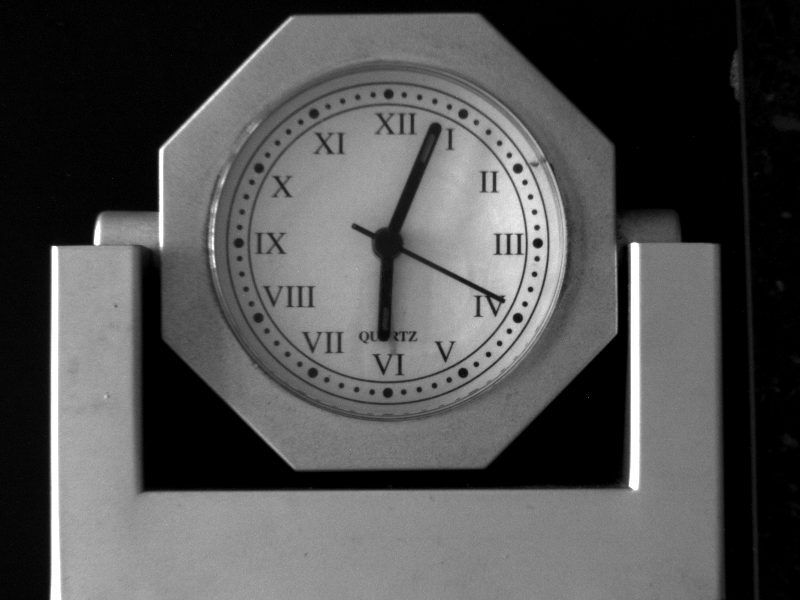
%> input picture Funciones/Clock_Images/Imagen00200.BMP, 800 x 600 px; its folder holds only this picture in this run
$ octave --eval "result = mainNoUI;"   (GNU Octave 9; MATLAB toolbox functions it lacks are replaced by stand-ins)
%> lines starting %> are read from the running program, lines starting %| are printed output that depends on the picture; in (x1, y1, x2, y2) boxes, pixels count from 0 and x2, y2 are one past the last pixel; in counts of white or black regions, pixels touching at a corner belong together; the program's own positions count from 1
### Funciones/Threshold.m
function [imagenBW2] = Threshold(imagen)

% Binarizar imagen

% Salidas:
%   imagenBW2      =  imagen en escala de grises

% Entradas:
%   imagen       =   imagenes campturadas

% Se realiza una binarización automática mediante el algoritmo Otsu
level = graythresh(imagen);
% level = 0.2;
imagenBW = im2bw(imagen, level);
imagenBWnot = not(imagenBW);
imagenBW2 = imfill(imagenBWnot,4,'holes');
end

### Funciones/Filtrador.m
function [imagenFil] = Filtrador(imagen)

% Objetivo: Eliminar segundero por erosionado
% Salidas:
%   imagenFil = imagen filtrada
% Entradas:
%   imagen    = imagen en escala de grises
%Diego Aguilar (C) 2018

%  Define el elemento estructurante
seSQ = strel('diamond',1);

% Aplica erosiones sucesivas, 3 en total
imagenFil = imerode(imagen , seSQ);
imagenFil = imerode(imagenFil , seSQ);
imagenFil = imerode(imagenFil , seSQ);

end

### Funciones/limpiador2.m
function [ImOut] = limpiador2(Imagen,Puntos,filas,columnas)
    %%Funcion que rellena con negro los puntos no necesarios

    %% @2018 Steve Mena Navarro
    % Extrae el tamano de la imagen, m es fila, n es columna
    %%Crea una imagen de m filas por n columnas donde m y n es el tama駉
    % de la imagen original
    ImOut = zeros(filas,columnas);
    %% Extra los puntos del centroide
    x = Puntos(1,1);
    y = Puntos(1,2);
    %% Calcula los offset de los puntos
        %C es el offset que quita el centro de la imagen
        %El cx es igual al cy porque el centro es un punto
    cx = 0;
    cy = 0;
        %D es el offset que quita el borde externo de la imagen
    dx = 50;
    dy = 200;
    for i=1:filas
        py = abs(i-y);
        for j=1:columnas
            px = abs(j-x);
            if((px < dx && py < dy)&&(px >cx || py > cy));
                ImOut(i,j) = Imagen(i,j);
            end
        end
    end
end

### Funciones/Referencia.m
function [Ref] = Referencia(imagen)

% Se obtiene el punto de referencia
% Salidas:
%   Ref      = Referencia

%          Ref =   [ x   y ]

% Entradas:
%   Imagen       = Imagen filtrada

%Diego Aguilar
L = bwlabel(imagen);
stats = regionprops('table',L,'Area','Centroid');
%Convierte a matriz
S = table2array(stats);
Region = [];
center = [];

% Filtra las regiones con areas muy grandes
for i=1:length(S(:,1))
    if (S(i,1) < 200) && (S(i,1)>9);
        Region = [S(i,:);Region];
    end
end
% imshow(imagen)
%%Se obtiene punto maximo y minimo
[MaxValue, RegionYmax] = max(Region(:,3));
[MinValue, RegionYmin] = min(Region(:,3));
RegionActual = [(Region(RegionYmax,:)); (Region(RegionYmin,:))];

%Visualizar puntos maximos y minimos
for i=1:length(RegionActual(:,1));
    center = [RegionActual(i,2),RegionActual(i,3)];
%     viscircles(center, 15);
end

%Calculo de Referencia
Ref(1,1) = (RegionActual(1,2)+RegionActual(2,2))/2;
Ref(1,2) = (RegionActual(1,3)-RegionActual(2,3))/2 + RegionActual(2,3);

%Visualizar Referencia
% viscircles(Ref, 15);

end

### Funciones/limpiador.m
function [ImOut] = limpiador(Imagen,Puntos,filas,columnas)
    %%Funcion que rellena con negro los puntos no necesarios

    %% @2018 Steve Mena Navarro
    % Extrae el tamano de la imagen, m es fila, n es columna
    %%Crea una imagen de m filas por n columnas donde m y n es el tama駉
    % de la imagen original
    ImOut = zeros(filas,columnas);
    %% Extra los puntos del centroide
    x = Puntos(1,1);
    y = Puntos(1,2);
    %% Calcula los offset de los puntos
        %C es el offset que quita el centro de la imagen
        %El cx es igual al cy porque el centro es un punto
    cx = 19;
    cy = 17;
        %D es el offset que quita el borde externo de la imagen
    dx = 50;
    dy = 143;
    for i=1:filas
        py = abs(i-y);
        for j=1:columnas
            px = abs(j-x);
            if((px < dx && py < dy)&&(px >cx || py > cy));
                ImOut(i,j) = Imagen(i,j);
            end
        end
    end
end

### Funciones/angulo2.m
function [hora, minutos] = angulo2(imagen,Ref)

% Objetivo: obtiene los minutos y horas de la imagen

% Salidas:
%   hora
%   minutos

% Entradas:
%   imagen      =  imagen filtrada
%   Ref         =  centro del reloj

    %%Genera la matriz de angulos, tomando la vertical como el cero
    t= (0:1:359);
    Theta = t*pi/180;
    %Inicia la matriz de posiciones
    AnguloPos=[0 0];
    %Valor del radio
    R_min = 102;
    R_hor = 70;
    %inicia valor anterior
    contador = 1;
    Valor_1 = 0;
    for t=(0:359);
        %%Coordenada en y
        i = round(Ref(2)-R_min*cos(Theta(t+1)));
        %%Coordenada en x
        j = round(Ref(1)+R_min*sin(Theta(t+1)));
        %%Obtener el valor de la matriz
        Valor = imagen(i,j);
        %%Obtener los grados de la minutera
        if(Valor~=Valor_1)
            AnguloPos(contador)=t;
            contador = contador +1;
        end
        Valor_1 = Valor;
    end
    minutera = (AnguloPos(1)+AnguloPos(2))/2;
    %%-------------------------------------%%
    %%Obtiene el angulo de la horaria
    AnguloPos = [];
    contador = 1;
    Valor_1 = 0;
    for t=(0:359);
        %%Coordenada en y
        i = round(Ref(2)-R_hor*cos(Theta(t+1)));
        %%Coordenada en x
        j = round(Ref(1)+R_hor*sin(Theta(t+1)));
        %%Obtener el valor de la matriz
        Valor = imagen(i,j);
        %%Obtener los grados de la minutera
        if(Valor~=Valor_1)
            AnguloPos(contador)=t;
            contador = contador +1;
        end
        Valor_1=Valor;
    end
    horaria = (AnguloPos(1)+AnguloPos(2))/2;
    if(contador ~= 3)
        if(minutera-5<horaria) && (horaria<minutera+5)
            horaria = (AnguloPos(3)+AnguloPos(4))/2;
        end
    end
    minutos = minutera*60/360;
    hora = horaria*12/360;
end

### Funciones/mainNoUI.m
%% Proyecto Final "Lectura de un reloj analógico"
% Grupo 9


% MAIN SIN PARTE VISUAL


% Diego Aguilar Valverde
% Diego Leiva Solera
% Steve Mena Navarro
%%

function [Ref] = mainNoUI()

clc
fprintf('PROYECTO FINAL: LECTURA DE UN RELOJ ANALÓGICO\n');

directorio = 'Clock_Images';
d = dir(sprintf('%s\\*.BMP',directorio));
v = 1;


while v ~= 0

if isdir(directorio)
    fn = {d.name};
    [s,v] = listdlg('PromptString','Seleccione una imagen:',...
                    'SelectionMode','single',...
                    'ListString',fn);
%> the answer given: 1
    if v == 0;
        msgbox('No seleccionó una imagen. El programa termina.','Aviso');

    else
        imagen = imread(sprintf('%s\\%s',directorio,d(s).name));
%> imagen is the input picture: size 600x800 uint8; min 0, max 255, mean 80.5


        imagenBW = Threshold(imagen);
%> in Threshold, `level = graythresh(imagen);`: level = 0.275
%> in Threshold, `imagenBW = im2bw(imagen, level);`:
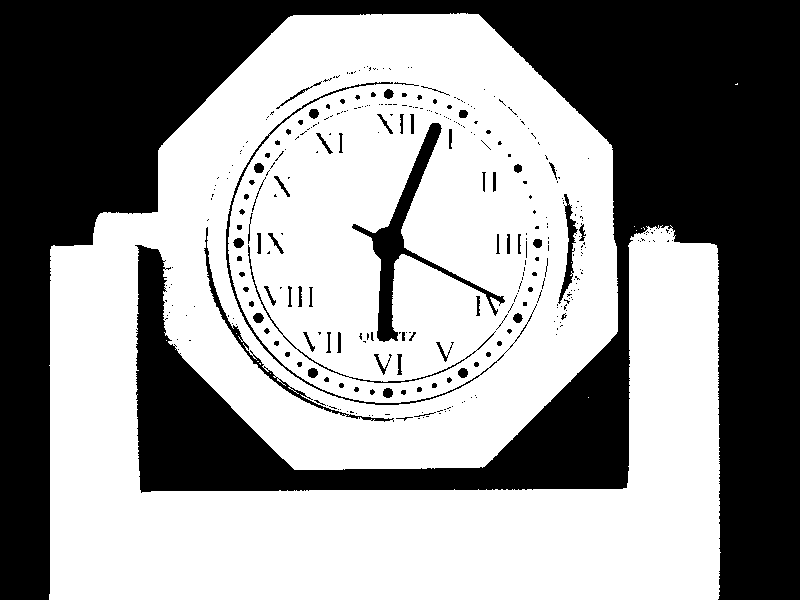
%> imagenBW: size 600x800 logical; 58.1% white; 354 black regions (271 under 20 px), largest, box (x1, y1, x2, y2) and area: (0, 0, 800, 600) 188749, (352, 123, 505, 342) 4113, (226, 82, 537, 405) 1352
%> in Threshold, `imagenBW2 = imfill(imagenBWnot,4,'holes');`: imagenBW2: size 600x800 logical; 41.9% white; 354 white regions (270 under 20 px), largest, box (x1, y1, x2, y2) and area: (0, 0, 800, 600) 188774, (352, 123, 505, 342) 4113, (226, 82, 537, 405) 1353
        imagenFil = Filtrador(imagenBW);
%> in Filtrador, `imagenFil = imerode(imagen , seSQ);`:
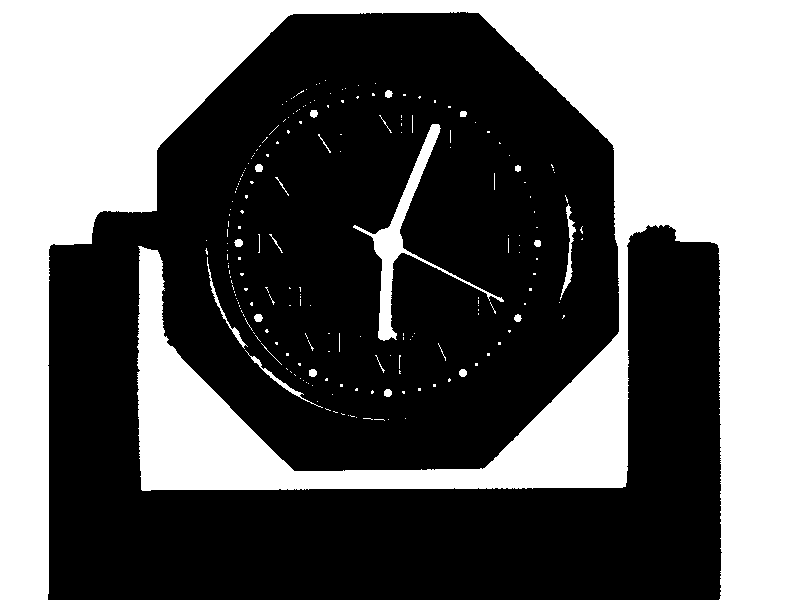
%> imagenFil: size 600x800 logical; 39.9% white; 214 white regions (189 under 20 px), largest, box (x1, y1, x2, y2) and area: (0, 0, 800, 600) 185494, (353, 124, 504, 341) 3348, (560, 204, 576, 300) 367
%> in Filtrador, `imagenFil = imerode(imagenFil , seSQ);`:
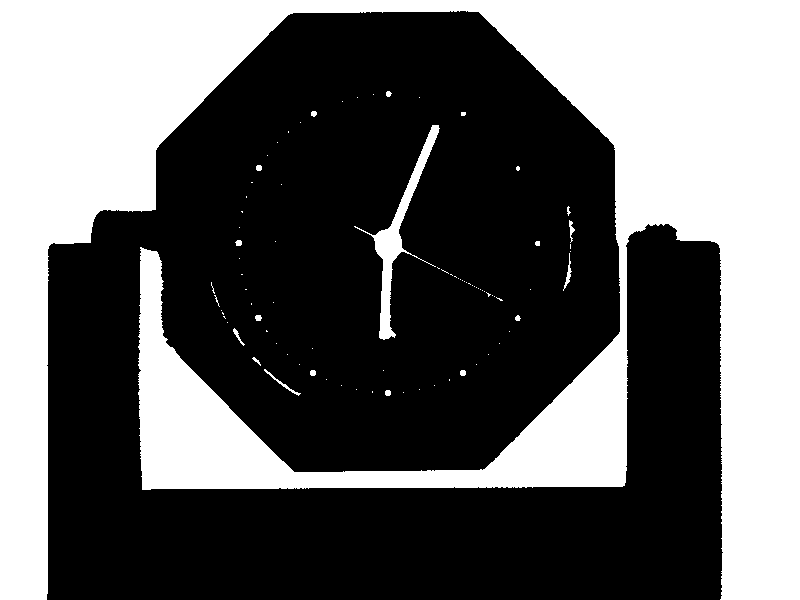
%> imagenFil: size 600x800 logical; 38.7% white; 87 white regions (69 under 20 px), largest, box (x1, y1, x2, y2) and area: (0, 0, 800, 600) 182274, (354, 125, 440, 340) 2592, (264, 369, 301, 396) 104
%> in Filtrador, `imagenFil = imerode(imagenFil , seSQ);`:
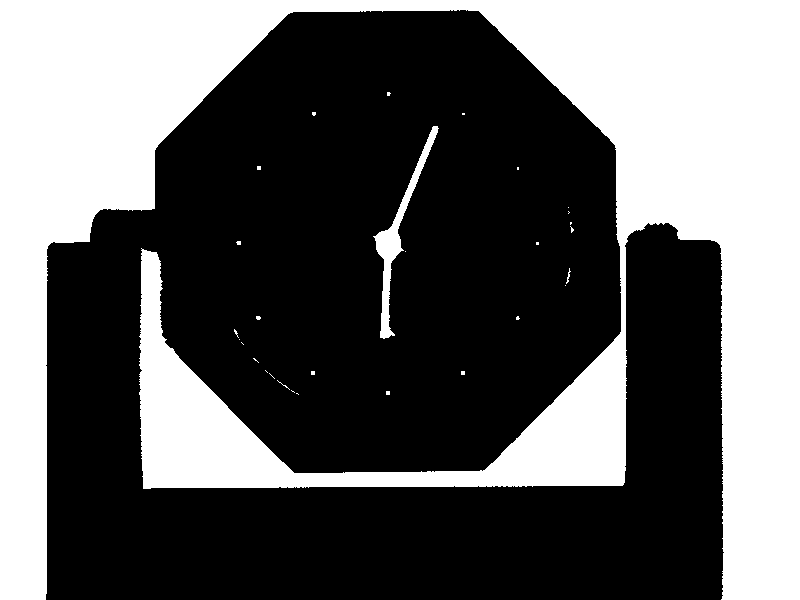
%> imagenFil: size 600x800 logical; 37.8% white; 30 white regions (27 under 20 px), largest, box (x1, y1, x2, y2) and area: (0, 0, 800, 600) 179068, (373, 126, 439, 339) 2069, (566, 268, 571, 284) 26
        imagenFil2 = limpiador2(imagenFil,[400 240],600,800);
%> after the loop in limpiador2, `for i=1:filas`:
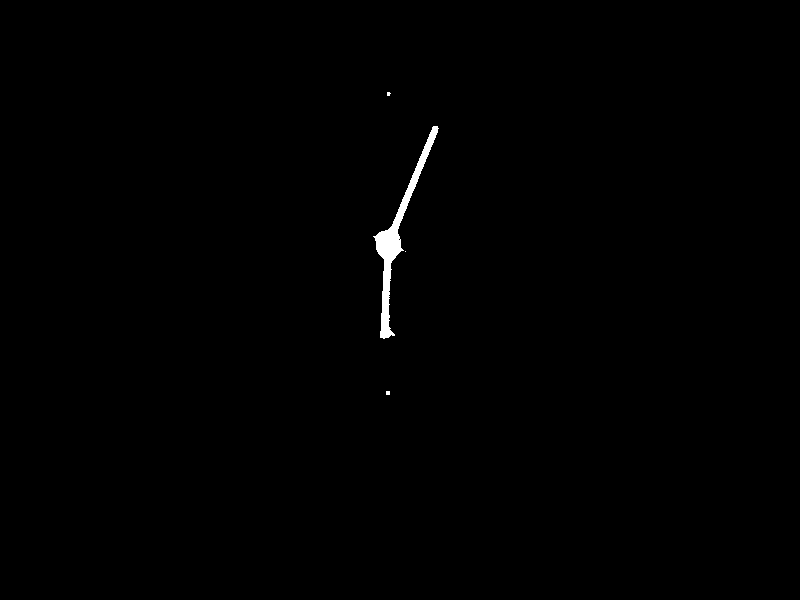
%> ImOut: size 600x800 double; values 0 (black) and 1 (white), 0.44% white; 4 white regions (3 under 20 px), largest, box (x1, y1, x2, y2) and area: (373, 126, 439, 339) 2068
        Ref = Referencia(imagenFil2);
%> in Referencia, `L = bwlabel(imagen);`: L: size 600x800 double; 5 distinct labels, from 0 to 4
%> in Referencia, `stats = regionprops('table',L,'Area','Centroid');`: stats = 4 regions; Area and Centroid: 2068 [398.2 237.8], 16 [388.5 393.5], 13 [389.2 94.5], 1 [406 252]
%> in Referencia, `S = table2array(stats);`: S = [2068 398.2 237.8; 16 388.5 393.5; 13 389.2 94.46; 1 406 252]
%> the loop in Referencia, `for i=1:length(S(:,1))` made 4 passes
%> Region on passes 2 to 3: [16 388.5 393.5], [13 389.2 94.46; 16 388.5 393.5]
%> in Referencia, `[MaxValue, RegionYmax] = max(Region(:,3));`: MaxValue = 393.5; RegionYmax = 2
%> in Referencia, `[MinValue, RegionYmin] = min(Region(:,3));`: MinValue = 94.46; RegionYmin = 1
%> in Referencia, `RegionActual = [(Region(RegionYmax,:)); (Region(RegionYmin,:))];`: RegionActual = [16 388.5 393.5; 13 389.2 94.46]
%> the loop in Referencia, `for i=1:length(RegionActual(:,1));` made 2 passes
%> center on passes 1 to 2: [388.5 393.5], [389.2 94.46]
%> Ref = [388.8 244]
        imagenLim = limpiador(imagenFil,Ref,600,800);
%> in limpiador, `x = Puntos(1,1);`: x = 388.8
%> in limpiador, `y = Puntos(1,2);`: y = 244
%> the loop in limpiador, `for i=1:filas` made 600 passes
%> py on passes 1 to 3: 243, 242, 241
%> after the loop in limpiador, `for i=1:filas`:
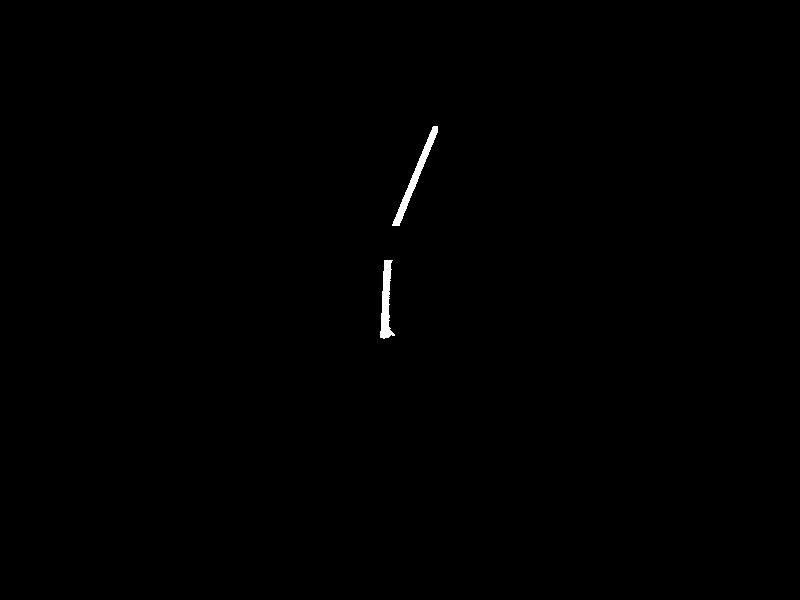
%> ImOut: size 600x800 double; values 0 (black) and 1 (white), 0.29% white; 2 white regions, box (x1, y1, x2, y2) and area: (392, 126, 438, 226) 744, (380, 260, 395, 339) 634
        [horaF,minutoF] = angulo2(imagenLim,Ref);
%> the loop in angulo2, `for t=(0:359);` made 360 passes
%> (i, j, Valor, Valor_1) on passes 1 to 3: (142, 389, 0, 0), (142, 391, 0, 0), (142, 392, 0, 0)
%> after the loop in angulo2, `for t=(0:359);`: AnguloPos = [21 25]; contador = 3
%> in angulo2, `minutera = (AnguloPos(1)+AnguloPos(2))/2;`: minutera = 23
%> the loop in angulo2, `for t=(0:359);` made 360 passes
%> (i, j, Valor, Valor_1) on passes 1 to 3: (174, 389, 0, 0), (174, 390, 0, 0), (174, 391, 0, 0)
%> after the loop in angulo2, `for t=(0:359);`: AnguloPos = [20 26 180 187]; contador = 5
%> in angulo2, `horaria = (AnguloPos(1)+AnguloPos(2))/2;`: horaria = 23
%> in angulo2, `horaria = (AnguloPos(3)+AnguloPos(4))/2;`: horaria = 183.5
%> in angulo2, `minutos = minutera*60/360;`: minutos = 3.83
%> in angulo2, `hora = horaria*12/360;`: hora = 6.12
%> horaF = 6.12; minutoF = 3.83
        hora = floor(horaF);
%> hora = 6
        minuto = floor(minutoF);
%> minuto = 3
        hold on;
        %%plot(Ref(1),Ref(2),'b*');
%         hold off;
        fprintf('Son las %i : %i',hora,minuto);
%| Son las 6 : 3


    end

else
	errorMessage = sprintf('ERROR: No existe el directorio "%s" en el fólder actual:\n%s\\...',directorio,pwd);
	uiwait(msgbox(errorMessage,'Error de directorio','warn', CreateStruct));
	v = 0;
    return;
end

end %Prompt de imágenes
end
%> (the run ends here)
